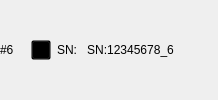
              <widget class="QWidget" name="widget_camera6" native="true">
               <layout class="QHBoxLayout" name="horizontalLayout_13">
                <property name="leftMargin">
                 <number>0</number>
                </property>
                <property name="topMargin">
                 <number>0</number>
                </property>
                <property name="rightMargin">
                 <number>0</number>
                </property>
                <property name="bottomMargin">
                 <number>0</number>
                </property>
                <item>
                 <widget class="QLabel" name="label_23">
                  <property name="text">
                   <string>#6  </string>
                  </property>
                 </widget>
                </item>
                <item>
                 <spacer name="horizontalSpacer_18">
                  <property name="orientation">
                   <enum>Qt::Horizontal</enum>
                  </property>
                  <property name="sizeType">
                   <enum>QSizePolicy::Fixed</enum>
                  </property>
                  <property name="sizeHint" stdset="0">
                   <size>
                    <width>5</width>
                    <height>20</height>
                   </size>
                  </property>
                 </spacer>
                </item>
                <item>
                 <widget class="QPushButton" name="pbt_camera6">
                  <property name="sizePolicy">
                   <sizepolicy hsizetype="Fixed" vsizetype="Fixed">
                    <horstretch>0</horstretch>
                    <verstretch>0</verstretch>
                   </sizepolicy>
                  </property>
                  <property name="minimumSize">
                   <size>
                    <width>20</width>
                    <height>20</height>
                   </size>
                  </property>
                  <property name="maximumSize">
                   <size>
                    <width>20</width>
                    <height>20</height>
                   </size>
                  </property>
                  <property name="styleSheet">
                   <string notr="true">QPushButton
{   
    border-image:  url(:/image/camera_off.png);
    background:transparent; 
}

QPushButton:checked
{
    border-image: url(:/image/camera.png);
}
</string>
                  </property>
                  <property name="text">
                   <string/>
                  </property>
                  <property name="checkable">
                   <bool>true</bool>
                  </property>
                 </widget>
                </item>
                <item>
                 <widget class="QLabel" name="label_40">
                  <property name="text">
                   <string>SN:</string>
                  </property>
                 </widget>
                </item>
                <item>
                 <widget class="QPushButton" name="pbt_SN6">
                  <property name="text">
                   <string>SN:12345678_6</string>
                  </property>
                  <property name="checkable">
                   <bool>true</bool>
                  </property>
                  <property name="flat">
                   <bool>true</bool>
                  </property>
                 </widget>
                </item>
                <item>
                 <spacer name="horizontalSpacer_19">
                  <property name="orientation">
                   <enum>Qt::Horizontal</enum>
                  </property>
                  <property name="sizeHint" stdset="0">
                   <size>
                    <width>40</width>
                    <height>20</height>
                   </size>
                  </property>
                 </spacer>
                </item>
               </layout>
              </widget>
